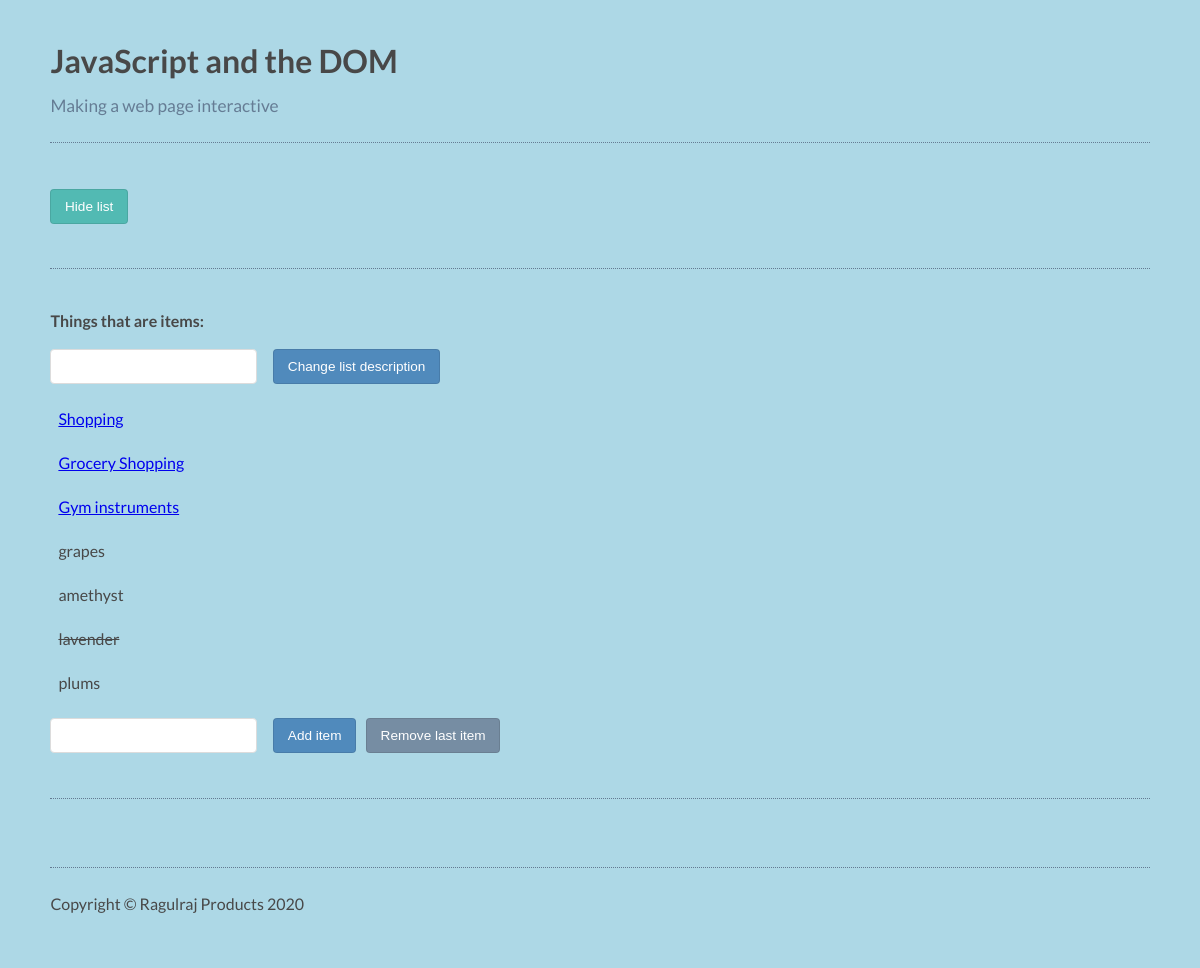
Before: / with the older database file.
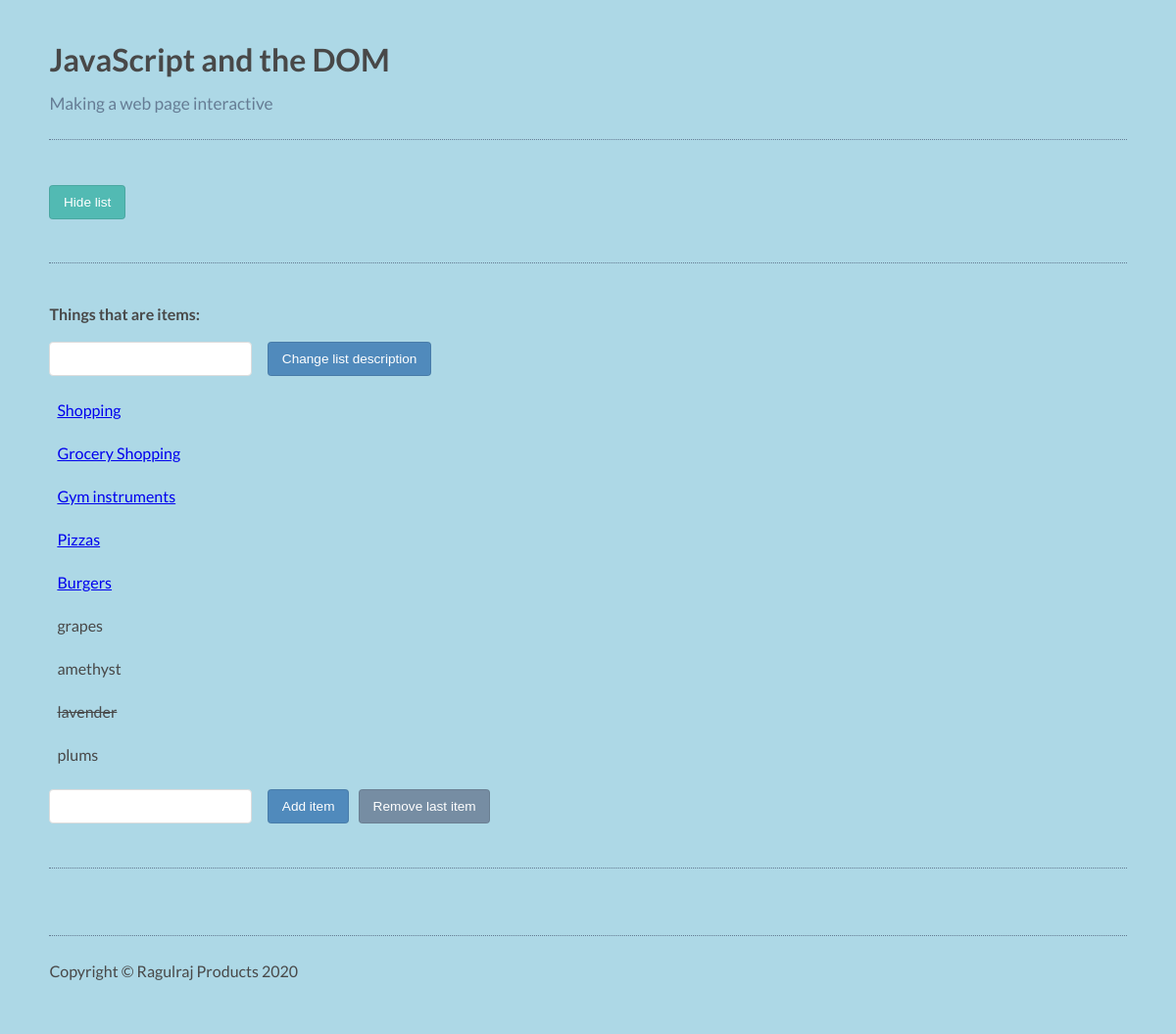
After: the same page with the newer database file.
### todolist/models.py (models this page shows, shortened)
class Todolist(models.Model):
    text = models.CharField(max_length=50)
    completed = models.BooleanField(default=False)

### todolist/views.py (the view)
# urls.py: path('', views.index,name='index')
def index(request):
    todo_items = Todolist.objects.order_by('id')
    context = {'todo_items' : todo_items}
    return render(request,"todolist/index.html", context)

### todolist/templates/todolist/index.html (shortened to what this page needs)
{% load static %}
<!DOCTYPE html>
<html>
  <head>
    <link rel="stylesheet" href="{%static 'todolist/style.css' %}"/>
  </head>
  <body>
    <h1 id="myHeading">JavaScript and the DOM</h1>
    <p>Making a web page interactive</p>
    <button id="toggleList">Hide list</button>
    <div class="list">
      <p class="description">Things that are items:</p>
      <input type="text" class="description">
      <button class="description">Change list description</button>
      <ul class="list-group t20">
        {% for todolist in todo_items %}
          {% if todolist.completed %}
        <li class="list-group-item todo-completed">
          {{todolist.text}}
        </li>
        {% else %}
        <a href="#"><li class="list-group-item">
          {{todolist.text}}
        </li></a>
        {% endif %}
        {% endfor %}
        <li class="list-group-item">
          grapes
        </li>
        <li class="list-group-item todo-completed">
          amethyst
        </li>
        <li class="list-group-item">
          <s>lavender</s>
        </li>
        <li class="list-group-item">
          plums
        </li>
      </ul>
      <input type="text" class="addItemInput">
      <button class="addItemButton">Add item</button>
      <button class="removeItemButton">Remove last item</button>
    <footer>
      <div>
        <div class="col-lg-12 text-center">
          Copyright &copy; Ragulraj Products 2020
        </div>
      </div>
    </footer>
  </div>
  </body>
</html>

### todolist/static/todolist/style.css (style rules this page uses)
body { color: #484848; font-family: 'Lato', sans-serif; padding: .45em 2.65em 3em; line-height: 1.5; background-color:lightblue; }
h1 { margin-bottom: 0; }
h1 + p { font-size: 1.08em; color: #657c94; margin-top: .5em; margin-bottom: 2.65em; padding-bottom: 1.325em; border-bottom: 1px dotted; }
ul { padding-left: 0; list-style: none; }
li { padding: .45em .5em; margin-bottom: .35em; display: flex; align-items: center; }
input, button { font-size: .85em; padding: .65em 1em; border-radius: .3em; outline: 0; }
input { border: 1px solid #dcdcdc; margin-right: 1em; }
div { margin-top: 2.8em; padding: 1.5em 0 .5em; border-top: 1px dotted #637a91; }
p.description, p:nth-of-type(2) { font-weight: bold; }
button { color: white; background: #508abc; border: solid 1px; border-color: rgba(0, 0, 0, .1); cursor: pointer; }
button + button { margin-left: .5em; }
p + button { background: #52bab3; }
.list button + button { background: #768da3; }

Changed rows visible on the page:
added Todolist: text "Pizzas"
added Todolist: text "Burgers"
